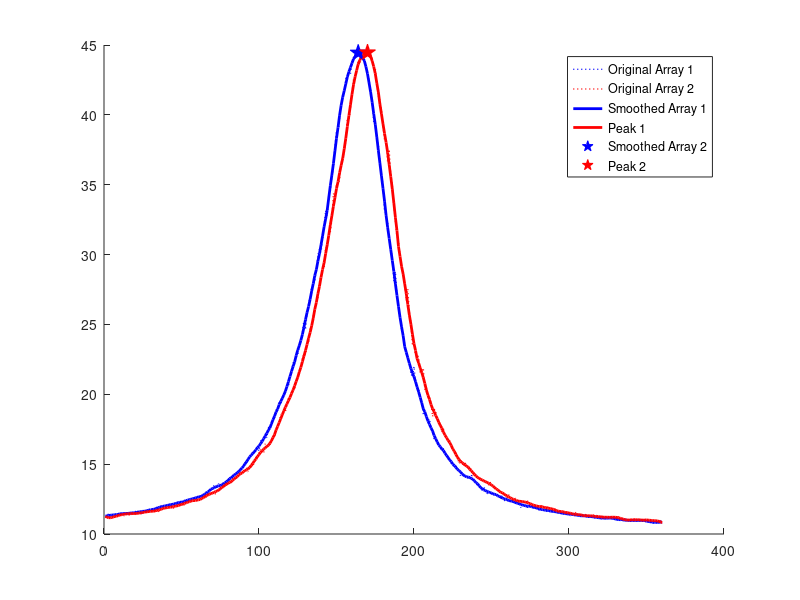

The MATLAB source for this figure: (Note: this script raises an error after producing the figure.)
function adaptiveSavgolTesting()
    % Define default parameters for smoothing
    defaultWindowSize1 = 13;
    defaultPolyOrder1 = 3;
    defaultWindowSize2 = 13;
    defaultPolyOrder2 = 3;
    
    test4045 = [11.272, 11.254, 11.465, 11.269, 11.31, 11.388, 11.385, 11.431, 11.333, 11.437, 11.431, 11.527, 11.483, 11.449, 11.544, 11.39, 11.469, 11.526, 11.498, 11.522, 11.709, 11.503, 11.564, 11.428, 11.714, 11.707, 11.619, 11.751, 11.626, 11.681, 11.838, 11.658, 11.859, 11.916, 11.814, 11.833, 12.046, 11.966, 12.031, 12.079, 11.958, 12.114, 12.041, 12.186, 12.048, 12.258, 12.312, 12.126, 12.159, 12.393, 12.221, 12.45, 12.439, 12.282, 12.373, 12.573, 12.647, 12.545, 12.467, 12.629, 12.686, 12.668, 12.748, 12.71, 12.852, 13.02, 12.848, 13.144, 13.225, 13.211, 13.496, 13.311, 13.33, 13.634, 13.189, 13.623, 13.671, 13.618, 13.645, 13.779, 14.006, 14.13, 14.071, 14.277, 14.223, 14.457, 14.378, 14.698, 14.599, 14.84, 15.143, 15.106, 15.343, 15.506, 15.665, 15.889, 15.878, 16.055, 16.153, 15.966, 16.637, 16.783, 16.746, 17.193, 16.877, 17.656, 17.522, 17.842, 18.086, 18.336, 18.863, 18.977, 19.534, 19.308, 19.626, 19.956, 20.221, 20.673, 20.59, 21.229, 21.767, 22.225, 22.477, 22.695, 22.828, 23.586, 23.776, 24.39, 25.316, 24.639, 25.767, 26.469, 26.976, 27.651, 27.807, 28.089, 28.869, 29.964, 30.367, 30.159, 31.133, 32.034, 33.131, 32.775, 34.372, 34.516, 35.603, 36.214, 37.742, 38.868, 38.702, 39.811, 40.818, 41.422, 41.521, 42.57, 42.819, 42.871, 42.944, 43.851, 44.086, 44.272, 44.466, 44.274, 44.473, 44.348, 43.932, 43.817, 43.48, 42.943, 42.491, 41.793, 41.071, 39.491, 39.231, 38.365, 37.833, 36.583, 35.787, 34.949, 33.006, 32.827, 32.266, 31.012, 30.436, 29.737, 28.097, 28.76, 27.068, 26.195, 25.262, 24.677, 24.211, 23.574, 22.868, 22.781, 22.258, 21.475, 21.247, 21.982, 20.771, 20.383, 20.349, 19.866, 19.433, 18.573, 18.723, 18.325, 18.084, 18.226, 17.492, 17.505, 16.762, 16.907, 16.606, 16.265, 16.234, 15.983, 16.147, 15.811, 15.667, 15.509, 15.325, 15.031, 14.884, 14.881, 14.836, 14.814, 14.706, 14.158, 14.399, 14.123, 14.084, 14.173, 13.963, 13.981, 14.218, 13.898, 13.869, 13.701, 13.397, 13.528, 13.321, 13.071, 13.393, 13.164, 12.876, 13.021, 12.989, 12.869, 13.004, 12.833, 12.795, 12.661, 12.761, 12.547, 12.775, 12.388, 12.425, 12.564, 12.408, 12.301, 12.469, 12.173, 12.323, 12.248, 12.281, 12.208, 11.887, 12.149, 12.073, 12.053, 11.88, 12.066, 11.958, 12.007, 11.868, 11.921, 11.898, 11.804, 11.7, 11.81, 11.758, 11.717, 11.715, 11.611, 11.719, 11.679, 11.619, 11.58, 11.576, 11.589, 11.491, 11.659, 11.506, 11.431, 11.535, 11.349, 11.464, 11.343, 11.492, 11.407, 11.479, 11.269, 11.355, 11.323, 11.341, 11.238, 11.32, 11.333, 11.262, 11.31, 11.221, 11.302, 11.135, 11.139, 11.217, 11.343, 11.225, 11.089, 11.079, 11.127, 11.082, 11.141, 11.186, 11.184, 11.231, 11.025, 11.058, 11.076, 11.087, 11.047, 11.02, 10.996, 10.906, 11.144, 11.005, 10.911, 10.993, 10.858, 11.086, 10.954, 10.906, 11.026, 11.005, 10.934, 10.922, 10.914, 10.955, 11.057, 10.967, 10.811, 10.833, 10.747, 10.821, 10.946, 10.844, 10.838, 10.848, 10.847];
    test4046 = [11.26, 11.13, 11.276, 11.136, 11.194, 11.22, 11.18, 11.371, 11.269, 11.389, 11.377, 11.448, 11.248, 11.569, 11.442, 11.332, 11.525, 11.532, 11.427, 11.48, 11.431, 11.435, 11.515, 11.561, 11.489, 11.575, 11.693, 11.484, 11.619, 11.572, 11.708, 11.676, 11.528, 11.828, 11.598, 11.697, 11.823, 11.839, 11.889, 11.839, 11.927, 11.99, 11.826, 11.964, 11.813, 12.089, 12.076, 11.986, 12.192, 12.118, 11.997, 12.144, 12.311, 12.315, 12.293, 12.441, 12.35, 12.354, 12.399, 12.419, 12.455, 12.453, 12.566, 12.538, 12.725, 12.588, 12.89, 12.914, 12.913, 12.94, 13.023, 12.842, 13.141, 13.083, 13.321, 13.352, 13.372, 13.488, 13.555, 13.674, 13.66, 13.651, 13.997, 13.868, 13.969, 14.105, 14.191, 14.531, 14.278, 14.432, 14.523, 14.744, 14.441, 14.802, 15.066, 14.889, 15.088, 15.493, 15.494, 15.774, 16.081, 15.847, 15.77, 16.463, 16.188, 16.436, 16.388, 16.708, 16.842, 16.95, 17.413, 17.781, 17.929, 18.59, 18.478, 18.806, 18.738, 19.276, 19.744, 19.83, 20.157, 20.391, 20.367, 20.866, 21.19, 21.535, 21.994, 22.578, 22.869, 22.826, 23.654, 23.704, 24.724, 24.866, 25.609, 25.97, 26.53, 26.882, 28.051, 28.477, 29.039, 29.041, 30.509, 30.461, 31.413, 31.605, 32.46, 34.372, 34.084, 35.04, 35.014, 35.321, 36.64, 36.967, 37.323, 38.137, 39.721, 39.566, 40.457, 41.6, 42.555, 42.642, 43.222, 43.819, 43.611, 44.176, 44.248, 44.378, 44.385, 44.624, 44.413, 44.228, 43.884, 43.298, 43.342, 42.24, 41.29, 41.042, 40.263, 39.176, 38.162, 38.101, 36.628, 37.511, 35.735, 34.998, 33.44, 32.395, 31.241, 30.892, 29.863, 29.021, 28.65, 27.799, 26.718, 27.519, 25.865, 25.085, 23.494, 23.679, 22.736, 22.747, 22.706, 21.48, 21.577, 21.855, 20.304, 20.415, 19.763, 19.755, 19.377, 18.424, 18.938, 18.784, 18.147, 18.072, 17.786, 17.284, 17.527, 17.015, 16.833, 16.676, 16.693, 16.288, 16.071, 15.955, 15.876, 15.482, 15.065, 15.203, 15.227, 14.815, 15.08, 14.961, 14.7, 14.835, 14.526, 14.142, 14.214, 14.261, 14.06, 14.094, 13.824, 13.916, 13.689, 13.736, 13.817, 13.489, 13.69, 13.645, 13.332, 13.344, 13.16, 13.13, 13.111, 12.94, 12.997, 12.829, 12.906, 12.569, 12.824, 12.533, 12.456, 12.47, 12.578, 12.363, 12.328, 12.399, 12.285, 12.3, 12.28, 12.232, 12.366, 12.303, 12.174, 12.035, 11.957, 12.123, 11.931, 12.031, 11.943, 12.024, 11.989, 11.93, 11.702, 11.943, 11.827, 11.818, 11.877, 11.696, 11.784, 11.726, 11.617, 11.542, 11.503, 11.58, 11.639, 11.688, 11.514, 11.541, 11.267, 11.388, 11.45, 11.537, 11.489, 11.32, 11.366, 11.376, 11.269, 11.24, 11.417, 11.314, 11.296, 11.306, 11.231, 11.381, 11.173, 11.321, 11.21, 11.185, 11.298, 11.121, 11.287, 11.227, 11.112, 11.199, 11.208, 11.224, 11.21, 11.168, 11.168, 11.266, 11.075, 11.15, 10.992, 11.005, 11.081, 10.916, 10.984, 11.074, 10.954, 11.052, 11.105, 10.999, 10.953, 11.02, 10.945, 11.056, 11.065, 10.913, 10.958, 11.022, 11.038, 10.969, 10.887, 10.904, 10.936, 10.899, 10.988, 10.752];

    % Plot smoothed data with separate parameters for each array
    plotSmoothedData(test4045, test4046, defaultWindowSize1, defaultPolyOrder1, defaultWindowSize2, defaultPolyOrder2);
end

function plotSmoothedData(arr1, arr2, windowSize1, polyOrder1, windowSize2, polyOrder2)
    % Validate windowSize and polyOrder for both arrays
    if mod(windowSize1, 2) == 0
        error('Window size for array 1 must be odd.');
    end
    if windowSize1 < 1 || polyOrder1 >= windowSize1
        error('Invalid window size or polynomial order for array 1.');
    end
    
    if mod(windowSize2, 2) == 0
        error('Window size for array 2 must be odd.');
    end
    if windowSize2 < 1 || polyOrder2 >= windowSize2
        error('Invalid window size or polynomial order for array 2.');
    end
    
    % Apply Savitzky-Golay filter to both arrays with their respective parameters
    smoothArr1 = sgolayfilt(arr1, polyOrder1, windowSize1);
    smoothArr2 = sgolayfilt(arr2, polyOrder2, windowSize2);

    % Find the highest peak in the smoothed data
    [~, maxIdx1] = max(smoothArr1);
    [~, maxIdx2] = max(smoothArr2);
    
    % Plot the smoothed and original data
    figure;
    hold on;
    plot(arr1, 'b:', 'LineWidth', 1); % Original data in dotted blue
    plot(arr2, 'r:', 'LineWidth', 1); % Original data in dotted red
    plot(smoothArr1, 'b', 'LineWidth', 2); % Smoothed data in solid blue
    plot(smoothArr2, 'r', 'LineWidth', 2); % Smoothed data in solid red
    
    % Highlight the highest peaks in the smoothed data
    plot(maxIdx1, smoothArr1(maxIdx1), 'bp', 'MarkerSize', 12, 'MarkerFaceColor', 'b');
    plot(maxIdx2, smoothArr2(maxIdx2), 'rp', 'MarkerSize', 12, 'MarkerFaceColor', 'r');
    
    % Add legend
    legend('Original Array 1', 'Original Array 2', 'Smoothed Array 1', 'Peak 1', 'Smoothed Array 2', 'Peak 2');
    
    % Get the legend handle and position
    lgd = legend();
    legendPos = lgd.Position;
    
    % Calculate annotation positions based on legend position
    annotationXPos = legendPos(1) + legendPos(3) + 0.05;
    annotationYPos1 = legendPos(2) + legendPos(4) - 0.05;
    annotationYPos2 = legendPos(2) + legendPos(4) - 0.10;
    
    % Annotate the Savitzky-Golay filter parameters for each array
    annotation('textbox', [annotationXPos, annotationYPos1, 0.1, 0.1], 'String', ...
        sprintf('Array 1:\nWindow Size = %d\nPoly Order = %d', windowSize1, polyOrder1), 'Color', 'b', 'EdgeColor', 'none', 'FontSize', 10);
    annotation('textbox', [annotationXPos, annotationYPos2, 0.1, 0.1], 'String', ...
        sprintf('Array 2:\nWindow Size = %d\nPoly Order = %d', windowSize2, polyOrder2), 'Color', 'r', 'EdgeColor', 'none', 'FontSize', 10);
    
    title('Data Comparison: Original and Smoothed with Separate Parameters');
    xlabel('Data Points');
    ylabel('Amplitude');
    hold off;
end